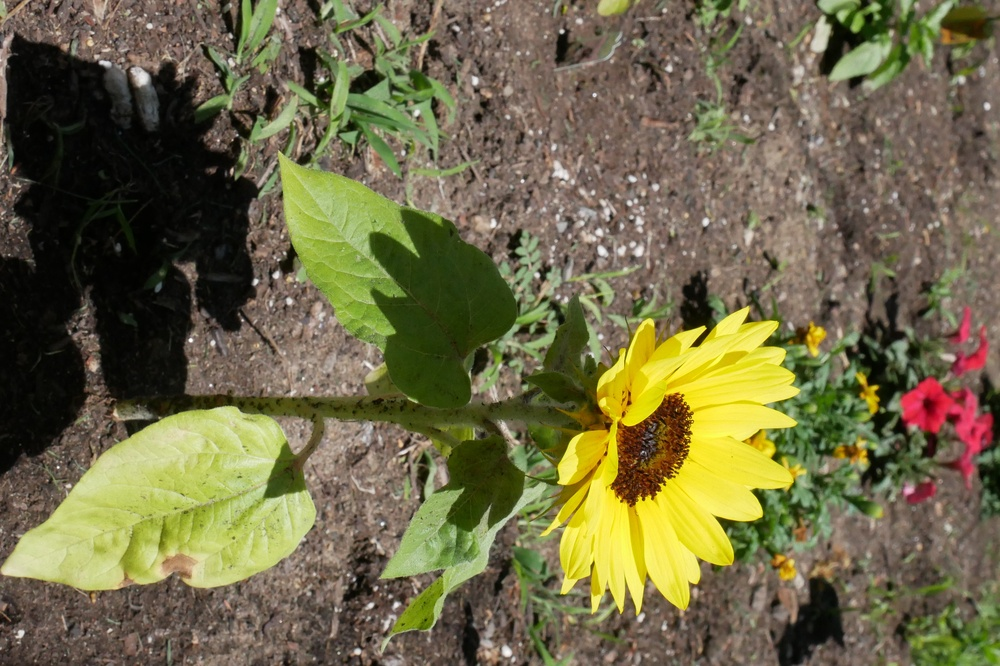
#> input picture pics/flower.JPG, 1000 x 666 px, shrunk from 3647 x 2430 before the run
$ python __main__.py
#> lines starting #> are read from the running program, lines starting #| are printed output that depends on the picture; after the words box and inside, x2 and y2 are one past the last pixel; in counts of white or black regions, pixels touching at a corner belong together
#> further down, im is the input picture: PIL image 1000x666 RGB; mean R, G, B 111.7, 105.6, 70.6
from PIL import Image


def filter_color( im):
    #(r,g,b) = rgb
    source = im.split()
    R, G, B = 0, 1, 2
    zero = im.point(lambda i: 0)
#> zero: PIL image 1000x666 RGB; every value is 0
    getRed = source[R]
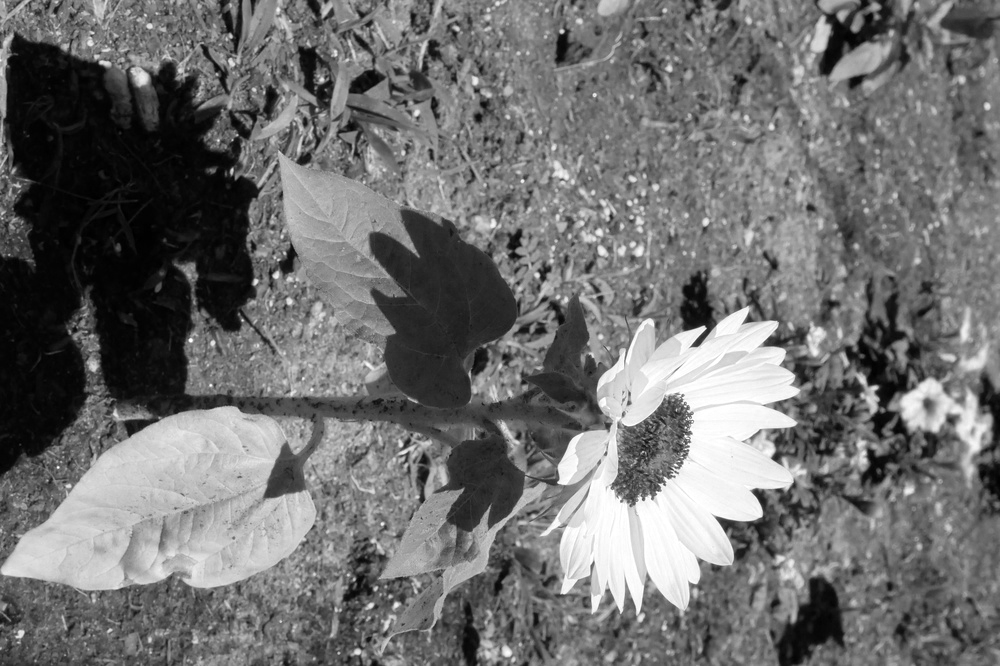
#> getRed: PIL image 1000x666 L; min 0, max 255, mean 111.7
    redMask = getRed.point(lambda i: i > 100 and 255)
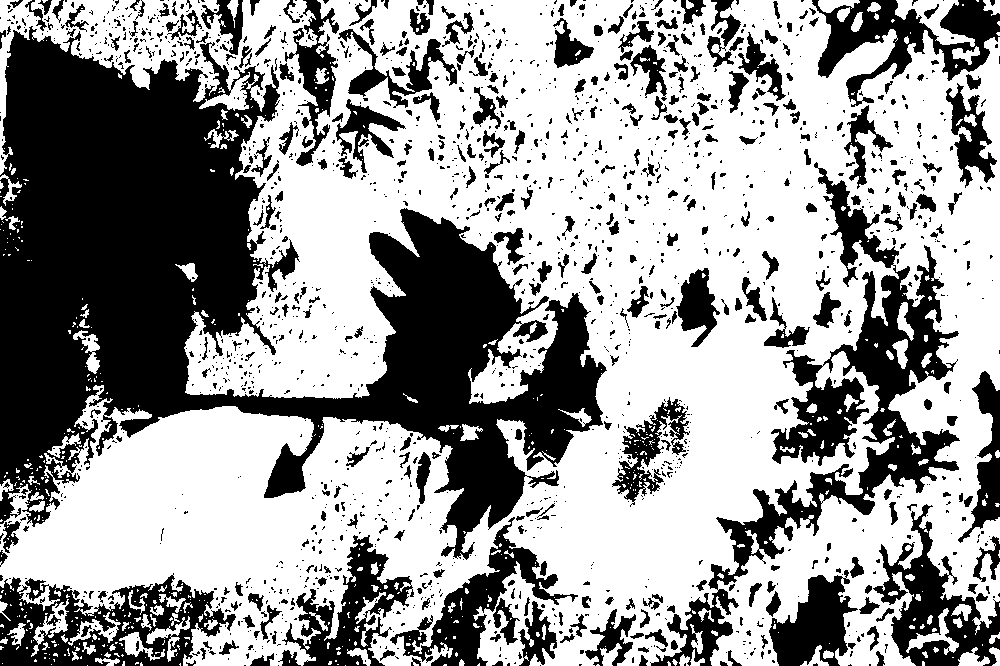
#> redMask: PIL image 1000x666 L; 60.8% white; 1698 black regions (1296 under 20 px), largest, box (x1, y1, x2, y2) and area: (0, 26, 607, 560) 132283, (650, 162, 960, 666) 26770, (0, 573, 236, 666) 10989

    print(getRed)
#| <PIL.Image.Image image mode=L size=1000x666 at 0x7FD48C89C890>
    getGreen = source[G].point(lambda i: 0)
#> getGreen: PIL image 1000x666 L; every value is 0
    getBlue = source[B].point(lambda i: 0)

    #getGreen.show()
    #getRed.show()

    res = Image.merge(im.mode, (redMask,getGreen,getBlue))
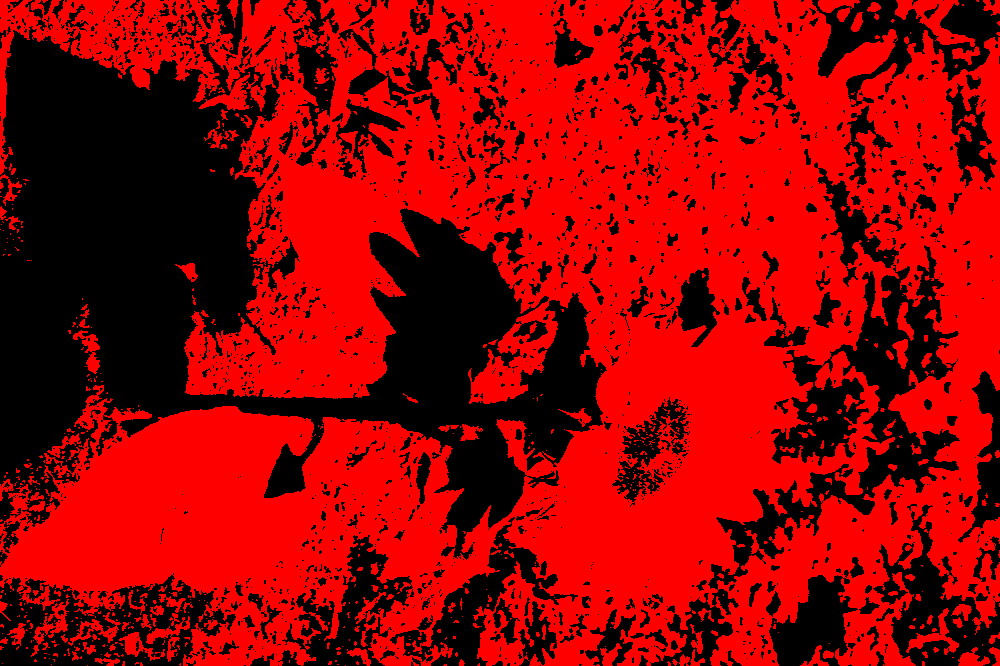
#> res: PIL image 1000x666 RGB; mean R, G, B 155, 0, 0
    other = Image.merge(im.mode, (getRed,getGreen,getBlue))
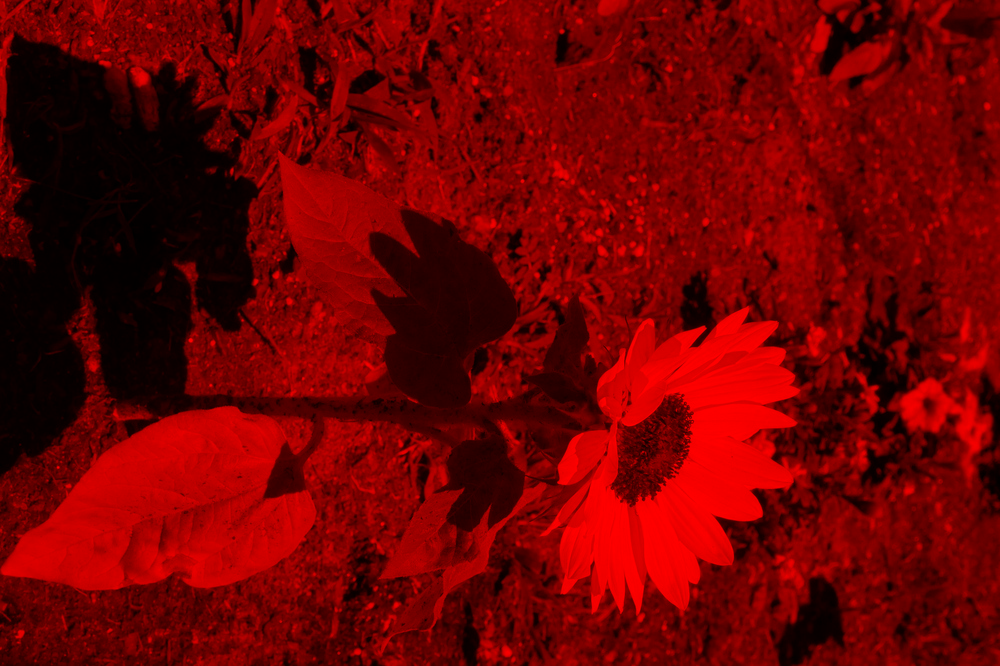
#> other: PIL image 1000x666 RGB; mean R, G, B 111.7, 0, 0
    #other.show()
    res.show()


if __name__ == "__main__":
    im = Image.open("../pics/flower.JPG")
    filter_color(im)
